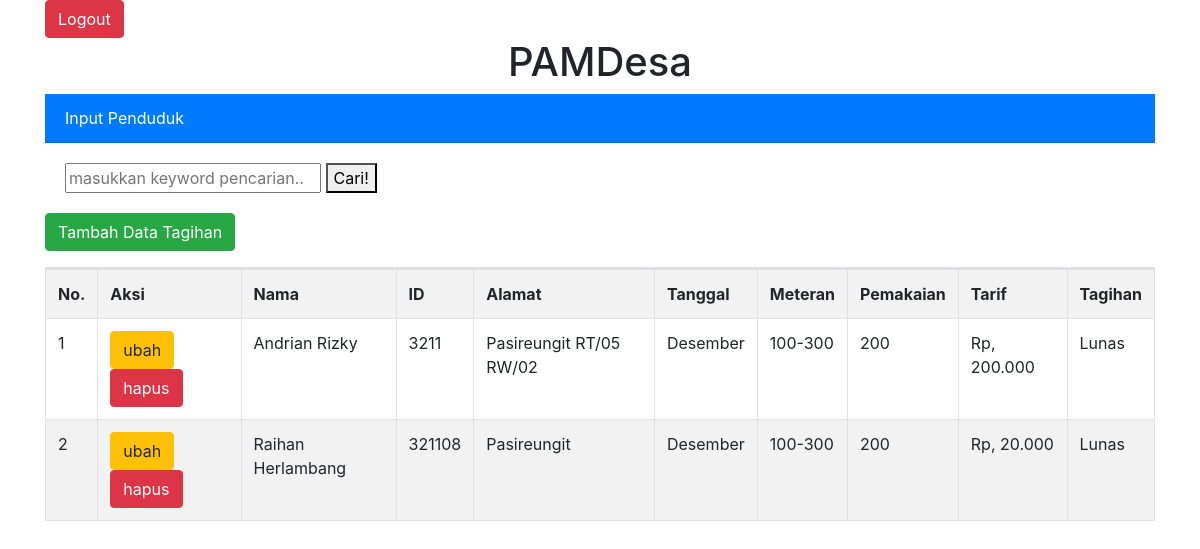
The app's page /index.php (signed in) with its own data.
### tables this page shows
CREATE TABLE `pemain` (
  `id` int(11) NOT NULL,
  `nama` varchar(250) NOT NULL,
  `npm` varchar(64) NOT NULL,
  `alamat` varchar(128) NOT NULL,
  `tanggal` varchar(64) NOT NULL,
  `meteran` varchar(128) NOT NULL,
  `pemakaian` varchar(128) NOT NULL,
  `tarif` varchar(128) NOT NULL,
  `tagihan` varchar(24) NOT NULL
);

### functions.php (called while the page is built, shortened)
<?php
$conn = mysqli_connect("localhost", "root", "", "pemain");
function query($query) {
	global $conn;
	$result = mysqli_query($conn, $query);
	$rows = [];
	while( $row = mysqli_fetch_assoc($result) ) {
		$rows[] = $row;
	}
	return $rows;
}
?>

### index.php (the view, shortened to what this page needs)
<?php
require 'functions.php';
$pemain = query("SELECT * FROM pemain");
?>
<!DOCTYPE html>
<html>
<head>
	<link rel="stylesheet" type="text/css" href="css/bootstrap.min.css">
</head>
<body>
<div class="container">
<a href="logout.php" class="btn btn-danger">Logout</a>
<h1 class="text-center">PAMDesa</h1>
<table border="1" cellpadding="10" cellspacing="0">
	  <div class="card-header bg-primary text-white">
	    Input Penduduk
	  </div>
	  <div class="card-body">
<form action="" method="post" class="form-cari">
	<input type="text" name="keyword" autofocus placeholder="masukkan keyword pencarian.." autocomplete="off" id="keyword">
	<button type="submit" name="cari" id="tombol-cari">Cari!</button>
</form>
</div>
<a href="tambah.php" class="btn btn-success">Tambah Data Tagihan</a>
<div class="card mt-3">
	  <table class="table table-bordered table-striped">
	<tr>
		<th>No.</th>
		<th class="aksi">Aksi</th>
		<th>Nama</th>
		<th>ID</th>
		<th>Alamat</th>
		<th>Tanggal</th>
		<th>Meteran</th>
		<th>Pemakaian</th>
		<th>Tarif</th>
		<th>Tagihan</th>
	</tr>
	<?php $i = 1; ?>
	<?php foreach( $pemain as $row ) : ?>
	<tr>
		<td><?= $i; ?></td>
		<td class="aksi">
			<a href="ubah.php?id=<?= $row["id"]; ?>" class="btn btn-warning">ubah</a>
			<a href="hapus.php?id=<?= $row["id"]; ?> "onclick="return confirm('yakin?');" class="btn btn-danger">hapus</a>
		</td>
		<td><?= $row["nama"]; ?></td>
		<td><?= $row["npm"]; ?></td>
		<td><?= $row["alamat"]; ?></td>
		<td><?= $row["tanggal"]; ?></td>
		<td><?= $row["meteran"]; ?></td>
		<td><?= $row["pemakaian"]; ?></td>
		<td><?= $row["tarif"]; ?></td>
		<td><?= $row["tagihan"]; ?></td>
	</tr>
	<?php $i++; ?>
	<?php endforeach; ?>
</table>
</table>
</div>
</body>
</html>

### index.php (style rules this page uses)
body { display: flex; align-items: left; justify-content: center; margin: 0; }

### records on screen
pemain: nama "Andrian Rizky", npm "3211", alamat "Pasireungit RT/05 RW/02", tanggal "Desember", meteran "100-300", pemakaian "200", tarif "Rp, 200.000", tagihan "Lunas"
pemain: nama "Raihan Herlambang", npm "321108", alamat "Pasireungit", tanggal "Desember", meteran "100-300", pemakaian "200", tarif "Rp, 20.000", tagihan "Lunas"
